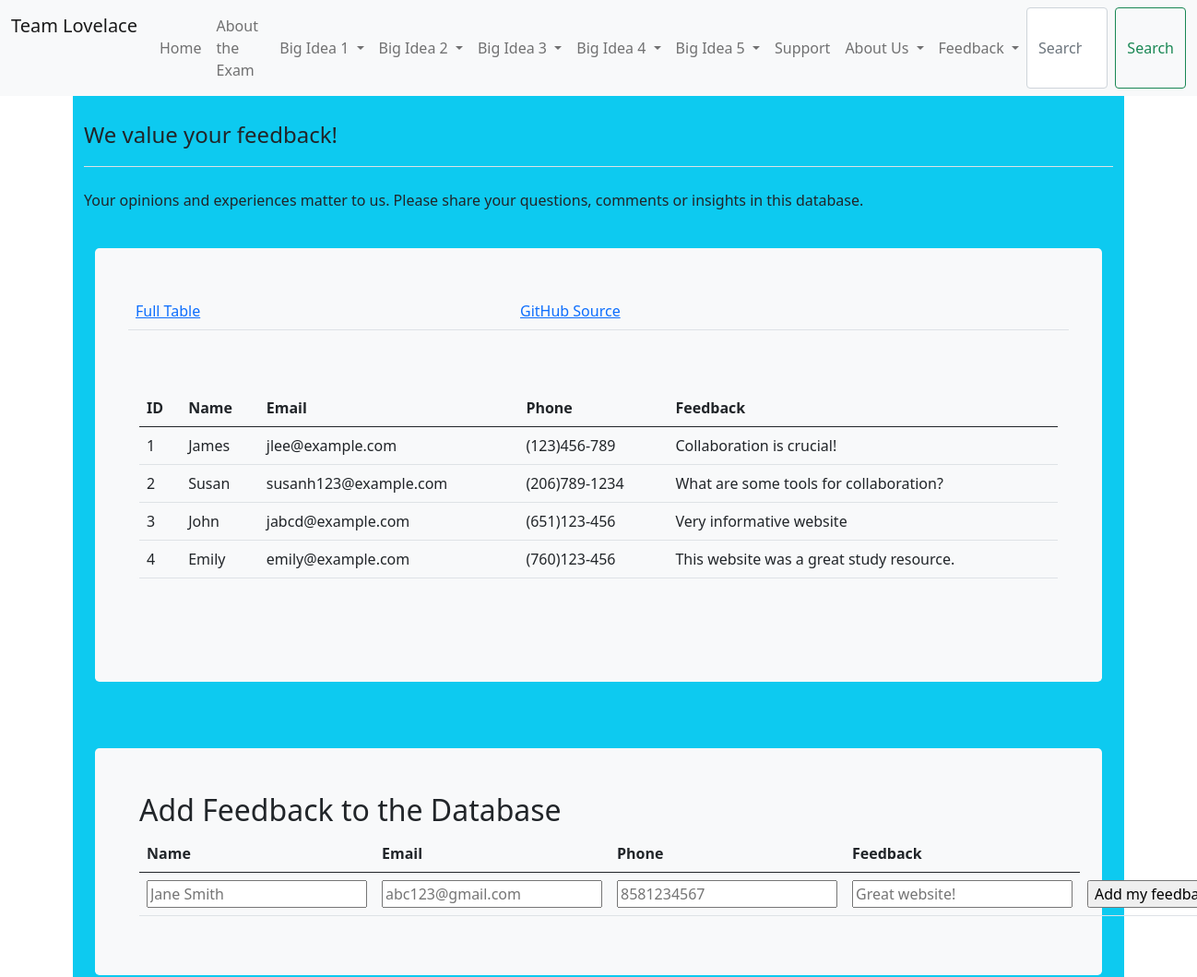
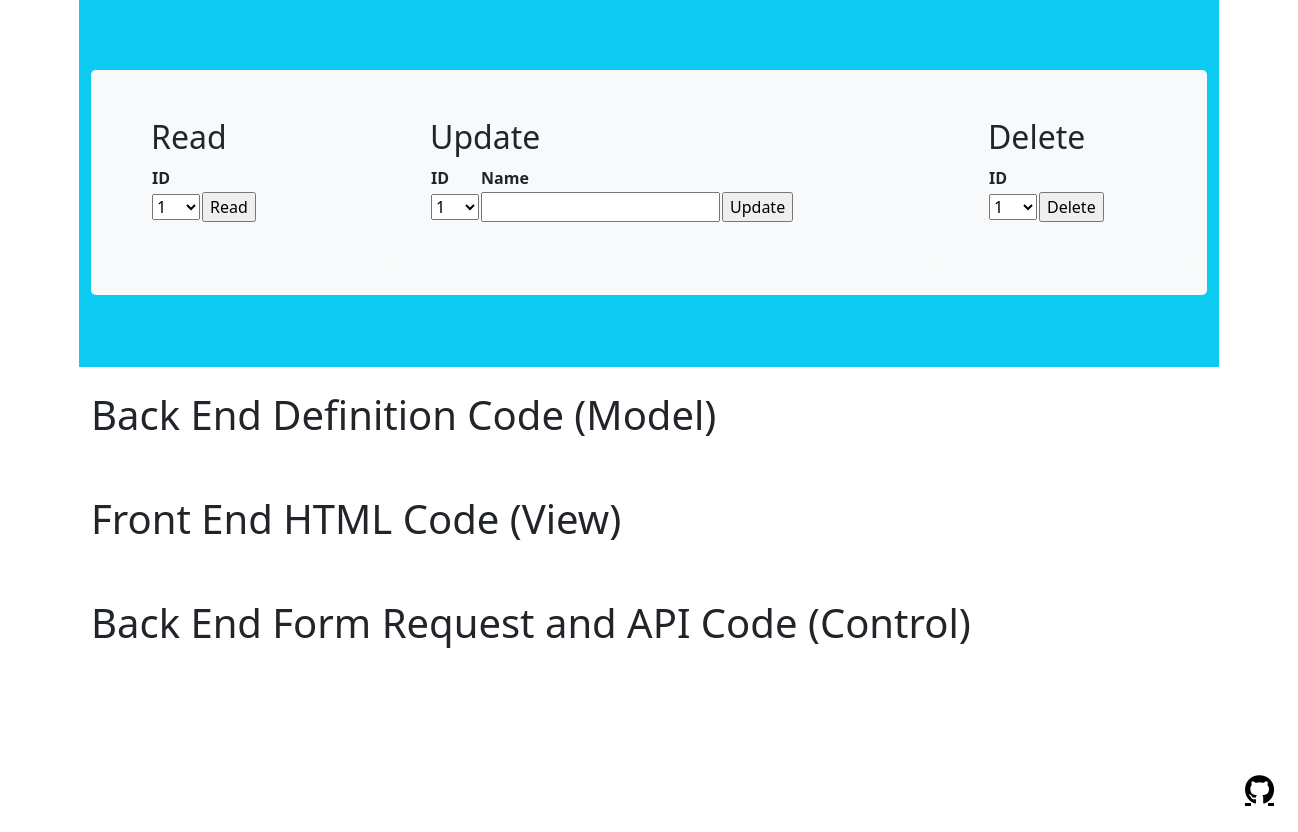
/crud/, run on the app's committed database (2 pictures, top to bottom).
### crud/model.py (models this page shows, shortened)
class Users(db.Model):
    userID = db.Column(db.Integer, primary_key=True)
    name = db.Column(db.String(255), unique=False, nullable=False)
    email = db.Column(db.String(255), unique=False, nullable=False)
    phone = db.Column(db.String(255), unique=False, nullable=False)
    feedback = db.Column(db.String(500), unique=True, nullable=False)
    def read(self):
        return {
            "userID": self.userID,
            "name": self.name,
            "email": self.email,
            "phone": self.phone,
            "feedback": self.feedback
        }

### crud/app_crud.py (the view)
@app_crud.route('/')
def crud():
    return render_template("crud.html", table=users_all())

### crud/app_crud.py (called while the page is built)
def users_all():
    return [peep.read() for peep in Users.query.all()]

### crud/templates/crud/crud.html (shortened to what this page needs)
<!DOCTYPE html>
{% extends "layout.html" %}
{% block content %}
    <div class="container py-4 text-light bg-info">
        <header class="pb-3 mb-4 border-bottom">
            <div class="d-flex align-items-center text-dark text-decoration-none">
                <span class="fs-4">We value your feedback!</span>
            </div>
        </header>
        <p class="d-flex align-items-center text-dark text-decoration-none">Your opinions and experiences matter to us. Please share your questions, comments or insights in this database.</p>
        <div class="container py-4">
            <div class="p-5 mb-4 bg-light text-dark rounded-3">
                <div class="row align-items-md-stretch">
                    <table class="table">
                        <tbody>
                        <tr>
                            <td><a href={{url_for('crud.crud')}}>Full Table </a></td>
                            <td><a href="https://github.com/TheRadRabbidRabbit/Team-Lovelace/tree/main/crud">GitHub Source</a></td>
                        </tr>
                        </tbody>
                    </table>
                </div>
                <div class="row align-items-md-stretch">
                    <div class="container-fluid py-5">
                        <table class="table">
                            <thead>
                            <tr>
                                <th>ID</th>
                                <th>Name</th>
                                <th>Email</th>
                                <th>Phone</th>
                                <th>Feedback</th>
                            </tr>
                            </thead>
                            <tbody>
                            {% for row in table %}
                                {% set pn = "" ~ row['phone'] %}
                                {% set pnf = "(" ~ pn[0:3] ~ ")" ~ pn[3:6] ~ "-" ~ pn[6:10] %}
                                <tr>
                                    <td>{{ row['userID'] }}</td>
                                    <td>{{ row['name'] }}</td>
                                    <td>{{ row['email'] }}</td>
                                    <td>{{ pnf }}</td>
                                    <td>{{ row['feedback'] }}</td>
                                </tr>
                            {% endfor %}
                            </tbody>
                        </table>
                    </div>
                </div>
            </div>
        </div>
        <div class="container py-4">
            <div class="p-5 mb-4 bg-light text-dark rounded-3">
                <h2>Add Feedback to the Database </h2>
                <form method="POST" ID="create" action={{url_for('crud.create')}} >
                    <table class="table">
                        <thead>
                        <tr>
                            <th><label for="name">Name</label></th>
                            <th><label for="email">Email</label></th>
                            <th><label for="phone">Phone</label></th>
                            <th><label for="feedback">Feedback</label></th>
                        </tr>
                        </thead>
                        <tbody>
                        <tr>
                            <td><input type="text" name="name" id="name" placeholder="Jane Smith"></td>
                            <td><input type="email" name="email" id="email" placeholder="abc123@gmail.com"></td>
                            <td><input type="tel" name="phone" id="phone" pattern="[0-9]{10}" placeholder="8581234567"></td>
                            <td><input type="text" name="feedback" id="feedback" placeholder="Great website!" required></td>
                            <td><input type="submit" value="Add my feedback!"></td>
                        </tr>
                        </tbody>
                    </table>
                </form>
            </div>
        </div>
        <div class="container py-4">
            <div class="row mb-4 bg-light text-dark rounded-3">
                <div class="col-md-3">
                    <div class="p-5 mb-4 bg-light text-dark rounded-3">
                        <h2>Read</h2>
                        <form method="POST" ID="read" action={{url_for('crud.read')}} >
                            <table id="read_table">
                                <tr><th><label for="read_userid">ID</label></th></tr>
                                <tr>
                                    <td>
                                        <select name="userid" id="read_userid">
                                            <optgroup label="userid">
                                                {% for row in table %}
                                                    <option label="{{ row['userID'] }}">{{ row['userID'] }}</option>
                                                {% endfor %}
                                            </optgroup>
                                    </select>
                                    </td>
                                    <td>
                                        <input type="submit" value="Read">
                                    </td>
                                </tr>
                            </table>
                        </form>
                    </div>
                </div>
                <div class="col-md-6">
                    <div class="p-5 mb-4 bg-light text-dark rounded-3">
                        <h2>Update</h2>
                        <form method="POST" ID="update" action={{url_for('crud.update')}} >
                            <table id="update_table">
                                <tr>
                                    <th><label for="update_userid">ID</label></th>
                                    <th><label for="update_name">Name</label></th>
                                </tr>
                                <tr>
                                    <td>
                                        <select name="userid" id="update_userid">
                                            <optgroup label="userid">
                                                {% for row in table %}
                                                    <option label="{{ row['userID'] }}">{{ row['userID'] }}</option>
                                                {% endfor %}
                                            </optgroup>
                                        </select>
                                    </td>
                                    <td><input type="text" name="name" id="update_name" required></td>
                                    <td><input type="submit" value="Update"></td>
                                </tr>
                            </table>
                        </form>
                    </div>
                </div>
                <div class="col-md-3">
                    <div class="p-5 mb-4 bg-light text-dark rounded-3">
                        <h2>Delete</h2>
                        <form method="POST" ID="read" action={{url_for('crud.delete')}} >
                            <table id="read_table">
                                <tr><th><label for="delete_userid">ID</label></th></tr>
                                <tr>
                                    <td>
                                        <select name="userid" id="delete_userid">
                                            <optgroup label="userid">
                                                {% for row in table %}
                                                    <option label="{{ row['userID'] }}">{{ row['userID'] }}</option>
                                                {% endfor %}
                                            </optgroup>
                                        </select>
                                    </td>
                                    <td><input type="submit" value="Delete"></td>
                                </tr>
                            </table>
                        </form>
                    </div>
                </div>
            </div>
        </div>
    </div>
    <div class="container py-4">
        <h1 id="BE-MODEL">Back End Definition Code (Model) </h1>
    </div>
    <div class="container py-4">
        <h1 id="FE-VIEW">Front End HTML Code (View) </h1>
    </div>
    <div class="container py-4">
        <h1 id="BE-CONTROL">Back End Form Request and API Code (Control)</h1>
    </div>
{% endblock %}

### templates/layout.html (shortened to what this page needs)
<!DOCTYPE html>
<html lang="en">
    <head>
        <link href="https://cdn.jsdelivr.net/npm/bootstrap@5.0.2/dist/css/bootstrap.min.css" rel="stylesheet">
        {% block style %}
            <link rel="stylesheet" type="text/css" href="/static/css/main.css">
        {% endblock %}
    </head>
    <body>
        {% include "fragments/navbar.html" %}
        {% block content %}
        {% endblock %}
        {% include "fragments/footer.html" %}
    </body>
</html>

### templates/fragments/navbar.html (shortened to what this page needs)
<nav class="navbar navbar-expand-lg navbar-light bg-light">
    <div class="container-fluid">
        <div class="btn-group">
            <a class="navbar-brand">Team Lovelace</a>
            <div class="collapse navbar-collapse" id="navbarHome">
                <ul class="navbar-nav">
                    <li class="nav-item active">
                        <a class="nav-link" href="{{ url_for('index') }}">Home
                            </a>
                    </li>
                </ul>
            </div>
            <div class="collapse navbar-collapse">
                <ul class="navbar-nav">
                    <li class="nav-item active">
                        <a class="nav-link" href="{{ url_for('about_the_exam') }}">About the Exam
                            </a>
                    </li>
                </ul>
            </div>
            <div class="collapse navbar-collapse" id="navbarNavDarkDropdown">
                <ul class="navbar-nav">
                    <li class="nav-item dropdown">
                        <a class="nav-link dropdown-toggle" href="#" id="navbarDarkDropdownMenuLink" role="button" data-bs-toggle="dropdown" aria-expanded="false">
                            Big Idea 1
                        </a>
                    </li>
                </ul>
            </div>
            <div class="collapse navbar-collapse" id="navbarNavDarkDropdown">
                <ul class="navbar-nav">
                    <li class="nav-item dropdown">
                        <a class="nav-link dropdown-toggle" href="#" id="navbarDarkDropdownMenuLink" role="button" data-bs-toggle="dropdown" aria-expanded="false">
                            Big Idea 2
                        </a>
                    </li>
                </ul>
            </div>
            <div class="collapse navbar-collapse" id="navbarNavDarkDropdown">
                <ul class="navbar-nav">
                    <li class="nav-item dropdown">
                        <a class="nav-link dropdown-toggle" href="#" id="navbarDarkDropdownMenuLink" role="button" data-bs-toggle="dropdown" aria-expanded="false">
                            Big Idea 3
                        </a>
                    </li>
                </ul>
            </div>
            <div class="collapse navbar-collapse" id="navbarNavDarkDropdown">
                <ul class="navbar-nav">
                    <li class="nav-item dropdown">
                        <a class="nav-link dropdown-toggle" href="#" id="navbarDarkDropdownMenuLink" role="button" data-bs-toggle="dropdown" aria-expanded="false">
                            Big Idea 4
                        </a>
                    </li>
                </ul>
            </div>
            <div class="collapse navbar-collapse" id="navbarNavDarkDropdown">
                <ul class="navbar-nav">
                    <li class="nav-item dropdown">
                        <a class="nav-link dropdown-toggle" href="#" id="navbarDarkDropdownMenuLink" role="button" data-bs-toggle="dropdown" aria-expanded="false">
                            Big Idea 5
                        </a>
                    </li>
                </ul>
            </div>
            <div class="collapse navbar-collapse" id="navbarHome">
                <ul class="navbar-nav">
                    <li class="nav-item active">
                        <a class="nav-link" href="{{ url_for('support') }}">Support
                            </a>
                    </li>
                </ul>
            </div>
            <div class="collapse navbar-collapse" id="navbarNavDarkDropdown">
                <ul class="navbar-nav">
                    <li class="nav-item dropdown">
                        <a class="nav-link dropdown-toggle" href="#" id="navbarDarkDropdownMenuLink" role="button" data-bs-toggle="dropdown" aria-expanded="false">
                            About Us
                        </a>
                    </li>
                </ul>
            </div>
            <div class="collapse navbar-collapse" id="navbarNavDarkDropdown">
                <ul class="navbar-nav">
                    <li class="nav-item dropdown">
                        <a class="nav-link dropdown-toggle" href="#" id="navbarDarkDropdownMenuLink" role="button" data-bs-toggle="dropdown" aria-expanded="false">
                            Feedback
                        </a>
                    </li>
                </ul>
            </div>
            <form class="d-flex">
                <input class="form-control me-2" type="search" placeholder="Search" aria-label="Search">
                <button class="btn btn-outline-success" type="submit">Search</button>
            </form>
        </div>
    </div>
</nav>

### templates/fragments/footer.html (shortened to what this page needs)
<!DOCTYPE html>
<html lang="en">
    <head>
    </head>
    <body>
        <div class="px-4 py-5 my-5 text-end">
            <a class="fab fa-github" href="https://github.com/TheRadRabbidRabbit/Team-Lovelace"></a>
        </div>
    </body>
</html>

### static/css/main.css (style rules this page uses)
.navbar { z-index: 900 !important; }

### templates/fragments/footer.html (style rules this page uses)
.fab { color: black; font-size: 30px; }

### data on the page
Users: userID "1", name "James", email "jlee@example.com", pnf "(123)456-789", feedback "Collaboration is crucial!"
Users: userID "2", name "Susan", email "susanh123@example.com", pnf "(206)789-1234", feedback "What are some tools for collaboration?"
Users: userID "3", name "John", email "jabcd@example.com", pnf "(651)123-456", feedback "Very informative website"
Users: userID "4", name "Emily", email "emily@example.com", pnf "(760)123-456", feedback "This website was a great study resource."

### other printed values
form field userid "1"
